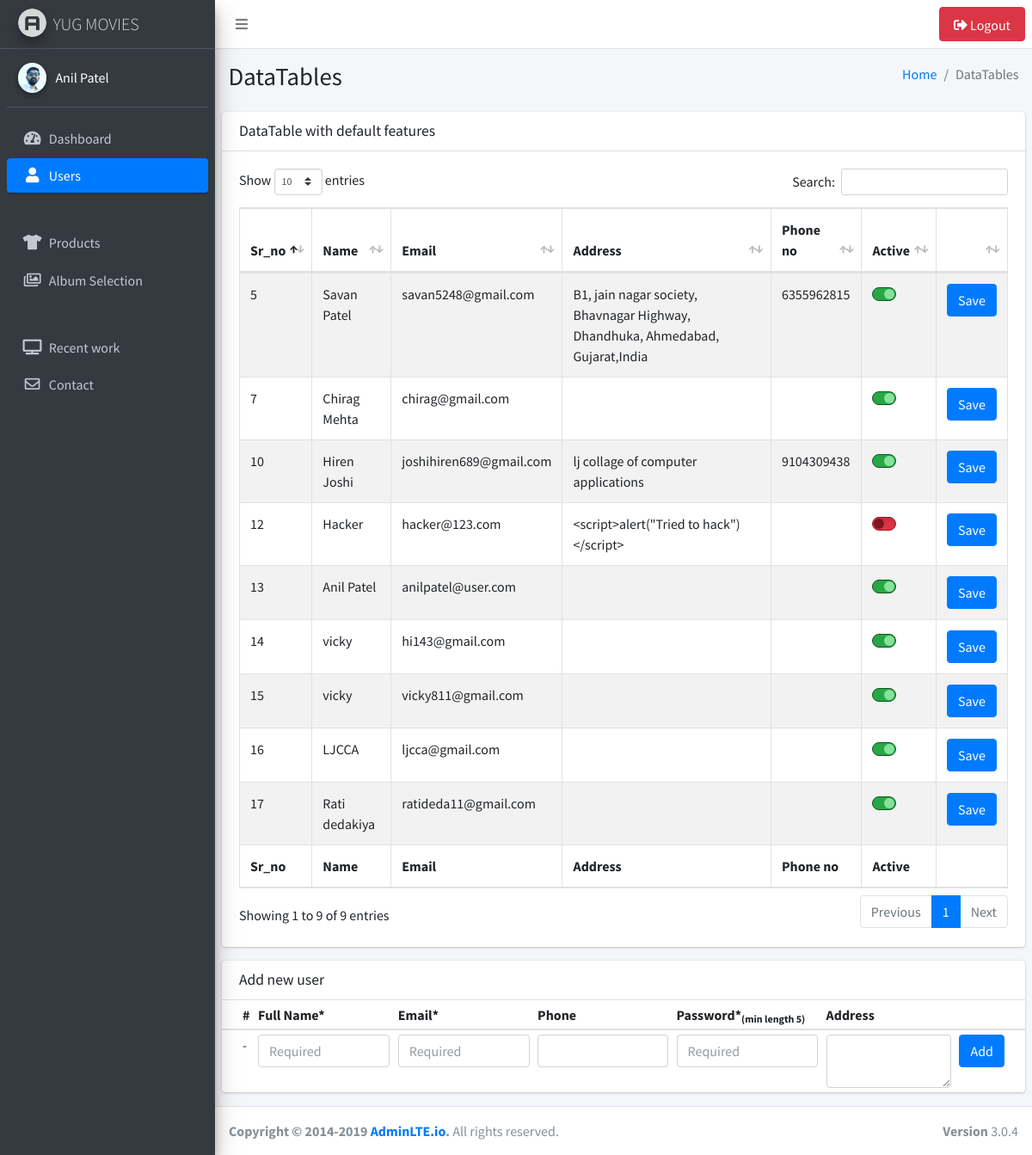
/admin/pages/tables/users.php (signed in), run on the app's committed database.
### tables this page shows
CREATE TABLE `users` (
  `sr_no` int(12) NOT NULL,
  `name` varchar(30) NOT NULL,
  `email` varchar(50) NOT NULL,
  `password` varchar(255) NOT NULL,
  `address` text,
  `no_of_orders` int(12) NOT NULL DEFAULT '0',
  `phone_no` varchar(12) DEFAULT NULL,
  `active` int(1) NOT NULL DEFAULT '1'
);

### admin/pages/tables/users.php (the view, shortened to what this page needs)
<?php
  include '../../../includes/connect_db.php';
?>
<!DOCTYPE html>
<html>
<head>
  <link rel="stylesheet" href="../../plugins/fontawesome-free/css/all.min.css">
  <link rel="stylesheet" href="https://code.ionicframework.com/ionicons/2.0.1/css/ionicons.min.css">
  <link rel="stylesheet" href="../../plugins/datatables-bs4/css/dataTables.bootstrap4.min.css">
  <link rel="stylesheet" href="../../plugins/datatables-responsive/css/responsive.bootstrap4.min.css">
  <link rel="stylesheet" href="../../dist/css/adminlte.min.css">
</head>
<body class="hold-transition sidebar-mini">
<div class="wrapper">
  <?php
  $page_type = "sub";
  include '../_header.php';
  ?>
  <div class="content-wrapper">
    <section class="content-header">
      <div class="container-fluid">
        <div class="row mb-2">
          <div class="col-sm-6">
            <h1>DataTables</h1>
          </div>
          <div class="col-sm-6">
            <ol class="breadcrumb float-sm-right">
              <li class="breadcrumb-item"><a href="#">Home</a></li>
              <li class="breadcrumb-item active">DataTables</li>
            </ol>
          </div>
        </div>
      </div>
    </section>
    <section class="content">
      <div class="row">
        <div class="col-12">
          <div class="card">
            <div class="card-header">
              <h3 class="card-title">DataTable with default features</h3>
            </div>
            <div class="card-body">
              <table id="example1" class="table table-bordered table-striped">
                <thead>
                <tr>
                  <th>Sr_no</th>
                  <th>Name</th>
                  <th>Email</th>
                  <th>Address</th>
                  <th>Phone no</th>
                  <th>Active</th>
                  <th></th>
                </tr>
                </thead>
                <tbody>
                <?php
                    $sql = "SELECT * FROM `users`";
                    $user_results = mysqli_query($conn,$sql);
                    while ($row = mysqli_fetch_assoc($user_results)){
                      if ($row['active'] == 1) {
                        $active = "checked";
                      }
                      else{
                        $active = "";
                      }
                      echo '
                <tr>
                  <td>'.$row['sr_no'].'</td>
                  <td>'.htmlspecialchars($row['name']).'</td>
                  <td>'.htmlspecialchars($row['email']).'</td>
                  <td>'.htmlspecialchars($row['address']).'</td>
                  <td>'.htmlspecialchars($row['phone_no']).'</td>
                  <form method="post" action="'.$link.'routers/user_access.php">
                  <td>
                    <div class="custom-control custom-switch custom-switch-off-danger custom-switch-on-success">
                        <input type="checkbox" name="active" value="1" class="custom-control-input" id="customSwitch'.$row['sr_no'].'" '.$active.'>
                        <input style="display:none;" type="number" name="sr_no" value="'.$row['sr_no'].'">
                        <label class="custom-control-label" for="customSwitch'.$row['sr_no'].'"></label>
                    </div>
                  </td>
                  <td><button type="submit" name="save_user"class="btn btn-primary">Save</button></td>
                  </form>
                </tr>';
                    }
                ?>
                </tbody>
                <tfoot>
                <tr>
                  <th>Sr_no</th>
                  <th>Name</th>
                  <th>Email</th>
                  <th>Address</th>
                  <th>Phone no</th>
                  <th>Active</th>
                  <th></th>
                </tr>
                </tfoot>
              </table>
            </div>
          </div>
        </div>
        <div class="col-md-12">
            <div class="card">
              <div class="card-header">
                <h3 class="card-title">Add new user</h3>
              </div>
              <div class="card-body p-0">
                <table class="table table-sm">
                  <thead>
                    <tr>
                      <th style="width: 10px">#</th>
                      <th>Full Name*</th>
                      <th>Email*</th>
                      <th>Phone</th>
                      <th>Password*<sub>(min length 5)</sub></th>
                      <th>Address</th>
                      <th></th>
                    </tr>
                  </thead>
                  <tbody>
                      <tr>
                        <td>-</td>
                        <form method="post"action="<?php echo $link; ?>routers/user_add.php">
                        <td><input type="text" name="name" class="form-control" placeholder="Required" autocomplete="off" required></td>
                        <td>
                        <input type="email" name="email" class="form-control" placeholder="Required" autocomplete="off" required>
                        </td>
                        <td><input type="tel" name="phone" class="form-control" autocomplete="off" maxlength="10"></td>
                        <td><input type="password" name="password" class="form-control" placeholder="Required" required minlength="5"></td>
                        <td><textarea class="form-control" name="address" name="address" rows="2" autocomplete="off" ></textarea></td>
                        <td><button type="submit" name="add_user" class="btn btn-primary">Add</button></td>
                        </form>
                      </tr>
                  </tbody>
                </table>
              </div>
            </div>
          </div>
      </div>
    </section>
  </div>
  <footer class="main-footer">
    <div class="float-right d-none d-sm-block">
      <b>Version</b> 3.0.4
    </div>
    <strong>Copyright &copy; 2014-2019 <a href="http://adminlte.io">AdminLTE.io</a>.</strong> All rights
    reserved.
  </footer>
</div>
</body>
</html>

### data on the page
users: sr_no "5", name "Savan Patel", email "savan5248@gmail.com", address "B1, jain nagar society, Bhavnagar Highway, Dhandhuka, Ahmedabad, Gujarat,India", phone_no "6355962815"
users: sr_no "7", name "Chirag Mehta", email "chirag@gmail.com"
users: sr_no "10", name "Hiren Joshi", email "joshihiren689@gmail.com", address "lj collage of computer applications", phone_no "9104309438"
users: sr_no "12", name "Hacker", email "hacker@123.com", address "<script>alert(\"Tried to hack\")</script>"
users: sr_no "13", name "Anil Patel", email "anilpatel@user.com"
users: sr_no "14", name "vicky", email "hi143@gmail.com"
users: sr_no "15", name "vicky", email "vicky811@gmail.com"
users: sr_no "16", name "LJCCA", email "ljcca@gmail.com"
users: sr_no "17", name "Rati dedakiya", email "ratideda11@gmail.com"
